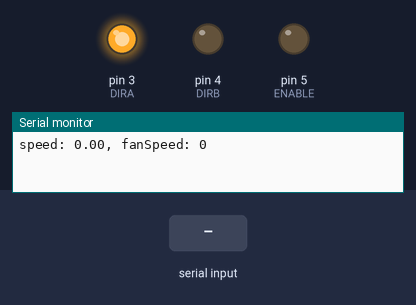
Recording of a sketch running on a simulated Arduino Uno, built with avr-gcc and run on an emulated ATmega328P. Parts: output pins drawn as LEDs (lit = HIGH), the last lines printed to the serial monitor. The test bench sets the inputs (shaded band).

Above: at 1.2 s.
1.3 s: "90,45\n" received over Serial
At 2.3 s:
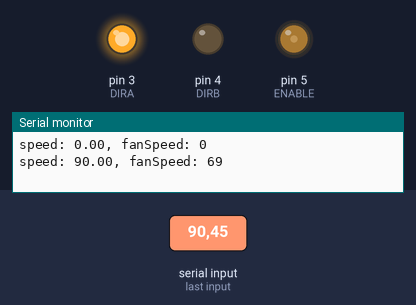
2.8 s: "30,150\n" received over Serial
At 3.5 s:
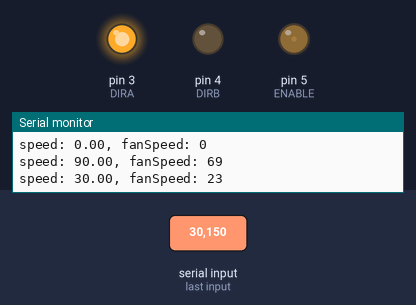
4.3 s: "200\n" received over Serial
At 5.5 s:
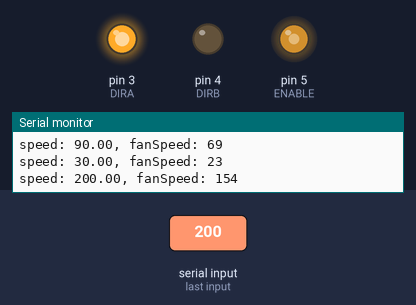
5.8 s: "90\n" received over Serial
At 6.8 s:
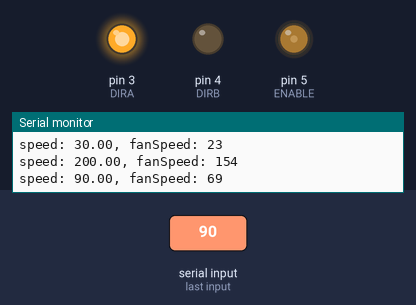
Timing chart, 0 to 8.3 s (numbered marks = the images above; inputs shaded):
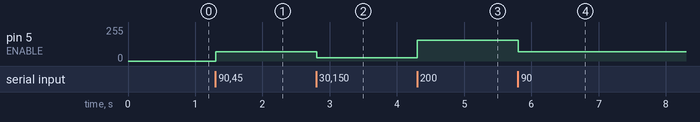

The sketch:

script.ino
```cpp
// sources
// https://www.youtube.com/watch?v=X0LIKuzce1U
// https://www.youtube.com/watch?v=qCjCRBLv_VM

#define ENABLE 5
#define DIRA 3
#define DIRB 4

const unsigned int MSG_LENGTH = 16;

void forward()
{
    digitalWrite(DIRA, HIGH);
    digitalWrite(DIRB, LOW);
}

void backward()
{
    digitalWrite(DIRA, LOW);
    digitalWrite(DIRB, HIGH);
}

void off()
{
    analogWrite(ENABLE, 0);
}

void setSpeed(float kmh)
{
    float ratio = kmh / 330;
    int fanSpeed = ratio * 255;
    Serial.println(String("speed: " + String(kmh) + ", fanSpeed: " + fanSpeed));
    analogWrite(ENABLE, fanSpeed);
}

void setup()
{
    // open the serial port at 9600 bps:
    Serial.begin(9600);
    pinMode(ENABLE, OUTPUT);
    pinMode(DIRA, OUTPUT);
    pinMode(DIRB, OUTPUT);

    forward();

    setSpeed(0);
}

void loop()
{
    while (Serial.available() > 0)
    {
        // create arr
        static char msg[MSG_LENGTH];
        static unsigned int msg_pos = 0;

        char current = Serial.read();

        if (current != '\n' && (msg_pos < MSG_LENGTH - 1))
        {
            msg[msg_pos] = current;
            msg_pos++;
        }
        else
        {
            msg[msg_pos] = '\0';

            int speedValue = atoi(msg);
            setSpeed(speedValue);

            msg_pos = 0;
        }
    }
}
```

Measured:
- after the input at 1.3 s, pin 5 (ENABLE): 0/255 → 69/255 at once
- after the input at 2.8 s, pin 5 (ENABLE): 69/255 → 23/255 at once
- after the input at 4.3 s, pin 5 (ENABLE): 23/255 → 154/255 at once
- after the input at 5.8 s, pin 5 (ENABLE): 154/255 → 69/255 at once
